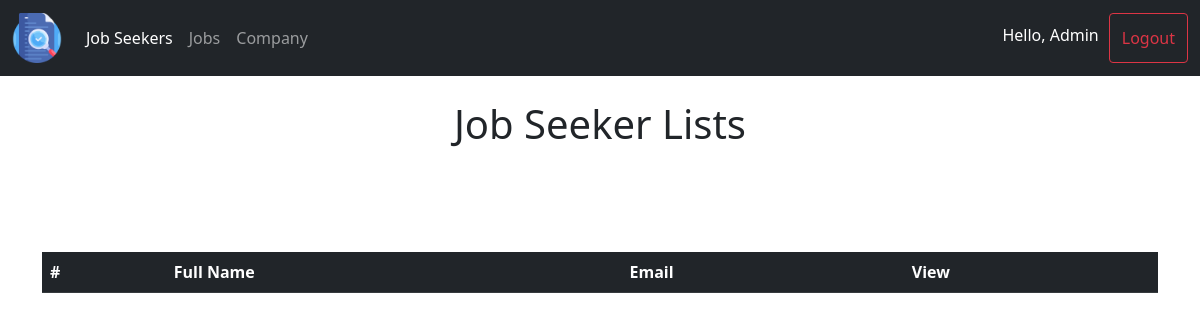
/job_seeker/, run on an earlier commit of the app's database.
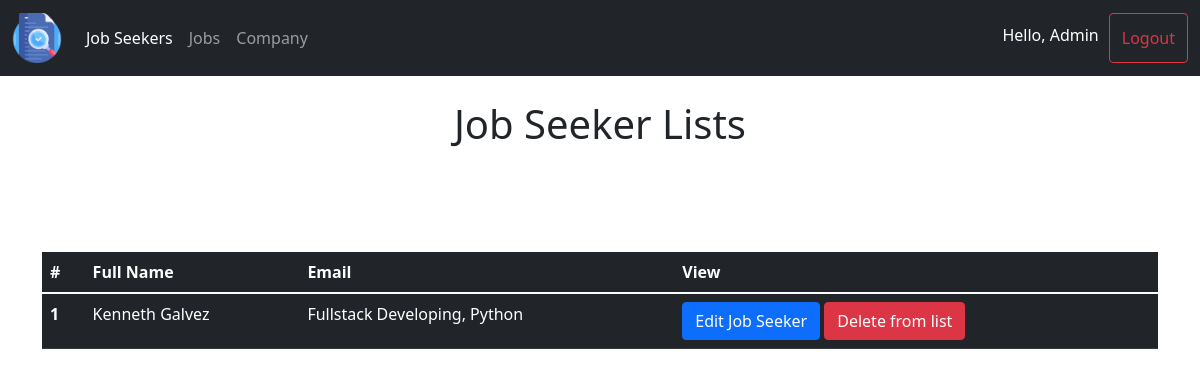
And on a later commit of the database.
### main_app/models.py (models this page shows, shortened)
class User(models.Model):
    profile_picture = models.ImageField(null=False, blank=True, default='user.png')
    username = models.CharField(max_length=30, null=False, blank=False)
    firstname = models.CharField(max_length=30, null=False, blank=False, default="n/a")
    lastname = models.CharField(max_length=30, null=False, blank=False)
    gender = models.CharField(max_length=30, null=False, default="default")
    phone = models.IntegerField(default='0')
    skills = models.CharField(max_length=100, null=False, default="n/a")
    achievements = models.CharField(max_length=100, null=False, default="n/a")
    job_type = models.CharField(max_length=30, null=False, default="all")
    email = models.CharField(max_length=30, null=False, blank=False)
    password = models.CharField(max_length=30, null=False, blank=False)
    id = models.BigAutoField(primary_key=True)

### main_app/views.py (the view)
# urls.py: path('job_seeker/', views.job_seeker, name="job_seeker"),
def job_seeker(request):
    request.session['page'] = "job_seeker"
    job_seekers = User.objects.all()
    return render(request,'admin/job_seeker.html',{"job_seekers":job_seekers})

### main_app/templates/admin/job_seeker.html (shortened to what this page needs)
{% include 'admin/main_base.html' %}
{% load static %}
{% block content %}
<div class="container">
    <br>
    <h1 align="center">Job Seeker Lists</h1>
    <br>
    <br>
    <br>
    <br>
    <table class="table table-dark table-hover">
        <thead>
          <tr>
            <th scope="col">#</th>
            <th scope="col">Full Name</th>
            <th scope="col">Email</th>
            <th>View</th>
          </tr>
        </thead>
        <tbody>
          {% for job_seeker in job_seekers %}
          <tr>
            <th scope="row">{{forloop.counter}}</th>
            <td>{{job_seeker.firstname}} {{job_seeker.lastname}}</td>
            <td>{{job_seeker.email}}</td>
            <td>
                <button type="submit" class="btn btn-primary" data-bs-toggle="modal" data-bs-target="#view_job_modal" onclick="get_data('{{job_seeker.id}}',
                '{{job_seeker.username}}','{{job_seeker.firstname}}',
                '{{job_seeker.lastname}}','{{job_seeker.gender}}','{{job_seeker.phone}}','{{job_seeker.skills}}',
                '{{job_seeker.email}}','{{job_seeker.achievements}}','{{job_seeker.job_type}}')">Edit Job Seeker</button>
                <button type="submit" class="btn btn-danger" onclick="delete_job_seeker('{{job_seeker.id}}')">Delete from list</button>
            </td>
          </tr>
          {% endfor %}
        </tbody>
      </table>
</div>
{% endblock %}

What changed in the data, as far as the page shows it:
added User: firstname "Kenneth", lastname "Galvez", email "Fullstack Developing, Python"
